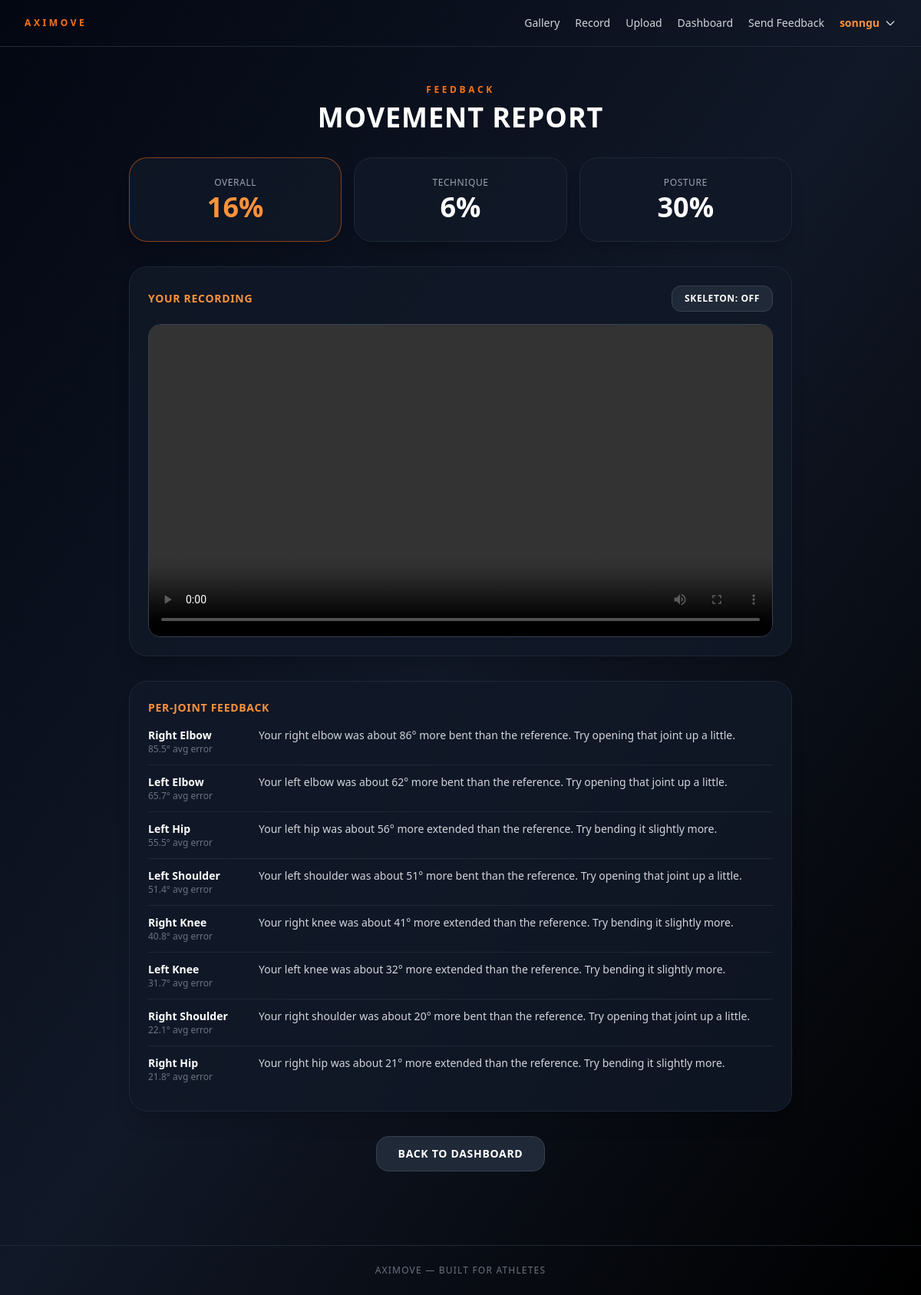
/result/3 (signed in), run on the app's committed database.
### tables this page shows
CREATE TABLE scores (
    id             INTEGER PRIMARY KEY AUTOINCREMENT,
    session_id     INTEGER NOT NULL,
    overall_score  REAL,
    angle_score    REAL,
    landmark_score REAL,
    dtw_distance   REAL,
    FOREIGN KEY (session_id) REFERENCES sessions(id)
);

CREATE TABLE feedback (
    id          INTEGER PRIMARY KEY AUTOINCREMENT,
    session_id  INTEGER NOT NULL,
    joint_name  TEXT,
    error_deg   REAL,
    signed_deg  REAL,
    tip         TEXT,
    FOREIGN KEY (session_id) REFERENCES sessions(id)
);

### app/routes.py (the view)
@bp.route("/result/<int:session_id>")
@login_required
def result(session_id):
    conn = db.get_db()
    s = conn.execute(
        "SELECT * FROM sessions WHERE id = ? AND user_id = ?",
        (session_id, session["user_id"]),
    ).fetchone()
    if s is None:
        abort(404)
    ctx = _result_context(conn, s)
    gallery_item = None
    if s["reference_id"]:
        gallery_item = conn.execute(
            "SELECT id FROM gallery_items WHERE reference_id = ?", (s["reference_id"],)
        ).fetchone()
    on_leaderboard = False
    if gallery_item:
        on_leaderboard = conn.execute(
            "SELECT 1 FROM leaderboard_entries WHERE session_id = ?", (session_id,)
        ).fetchone() is not None
    return render_template(
        "result.html",
        gallery_item_id=(gallery_item["id"] if gallery_item else None),
        can_publish=(gallery_item is not None and s["status"] == "done"
                     and ctx["score"] is not None),
        on_leaderboard=on_leaderboard,
        **ctx,
    )

### app/db.py (called while the page is built)
def get_db():
    if "db" not in g:
        g.db = sqlite3.connect(current_app.config["DB_PATH"])
        g.db.row_factory = sqlite3.Row
        g.db.execute("PRAGMA foreign_keys = ON")
    return g.db

### app/routes.py (called while the page is built)
def login_required(view):
    @wraps(view)
    def wrapper(*args, **kwargs):
        if not session.get("user_id"):
            return redirect(url_for("main.login"))
        return view(*args, **kwargs)
    return wrapper

@bp.app_context_processor
def inject_user():
    return {"username": session.get("username")}

def _result_context(conn, s):
    session_id = s["id"]
    score = conn.execute(
        "SELECT * FROM scores WHERE session_id = ?", (session_id,)
    ).fetchone()
    feedback_rows = conn.execute(
        "SELECT * FROM feedback WHERE session_id = ? ORDER BY error_deg DESC",
        (session_id,),
    ).fetchall()
    raw_name = os.path.basename(s["raw_path"]) if s["raw_path"] else None
    skel_name = os.path.basename(s["skeleton_path"]) if s["skeleton_path"] else None
    ai = None
    if "ai_feedback" in s.keys() and s["ai_feedback"]:
        try:
            ai = json.loads(s["ai_feedback"])
        except (ValueError, TypeError):
            ai = None
    return {
        "session": s, "score": score, "feedback": feedback_rows,
        "raw_name": raw_name, "skeleton_name": skel_name, "ai": ai,
    }

### templates/result.html (shortened to what this page needs)
{% extends "base.html" %}
{% block content %}
<section class="max-w-4xl mx-auto px-4 py-12 space-y-8">
  <div class="text-center">
    <p class="text-xs font-black uppercase tracking-[0.3em] text-orange-500 mb-2">
      {% if leaderboard_view %}Leaderboard{% else %}Feedback{% endif %}
    </p>
    <h1 class="text-4xl font-extrabold uppercase tracking-wide">Movement Report</h1>
  </div>
  {% if score %}
  <div class="grid grid-cols-3 gap-3 sm:gap-4">
    <div class="bg-gray-900/80 border border-orange-500/50 rounded-2xl sm:rounded-3xl p-4 sm:p-6 text-center shadow-xl">
      <p class="text-[10px] sm:text-xs uppercase tracking-wider text-gray-400 mb-1">Overall</p>
      <p class="text-2xl sm:text-4xl font-extrabold text-orange-400">{{ '%.0f'|format(score.overall_score) }}%</p>
    </div>
    <div class="bg-gray-900/80 border border-gray-800 rounded-2xl sm:rounded-3xl p-4 sm:p-6 text-center shadow-xl">
      <p class="text-[10px] sm:text-xs uppercase tracking-wider text-gray-400 mb-1">Technique</p>
      <p class="text-2xl sm:text-4xl font-extrabold text-white">{{ '%.0f'|format(score.angle_score) }}%</p>
    </div>
    <div class="bg-gray-900/80 border border-gray-800 rounded-2xl sm:rounded-3xl p-4 sm:p-6 text-center shadow-xl">
      <p class="text-[10px] sm:text-xs uppercase tracking-wider text-gray-400 mb-1">Posture</p>
      <p class="text-2xl sm:text-4xl font-extrabold text-white">{{ '%.0f'|format(score.landmark_score) }}%</p>
    </div>
  </div>
  {% endif %}
  <div class="bg-gray-900/80 border border-gray-800 rounded-3xl p-6 shadow-xl">
    <div class="flex items-center justify-between mb-4">
      <h3 class="text-sm font-bold uppercase tracking-wider text-orange-400">Your Recording</h3>
      {% if skeleton_name %}
        <button id="btnToggleSkeleton"
          class="bg-gray-800 border border-gray-700 hover:border-orange-500 hover:text-orange-400 transition px-4 py-2 rounded-xl text-xs font-bold uppercase tracking-wider">
          Skeleton: Off
        </button>
      {% endif %}
    </div>
    <video id="resultVideo" controls preload="metadata"
           class="w-full rounded-2xl border border-gray-700 bg-black"
           data-raw="{{ url_for('main.serve_raw', filename=raw_name) if raw_name else '' }}"
           data-skeleton="{{ url_for('main.serve_skeleton', filename=skeleton_name) if skeleton_name else '' }}"
           src="{{ url_for('main.serve_raw', filename=raw_name) if raw_name else '' }}"></video>
  </div>
  {% if ai %}
  <div class="space-y-4">
    <div class="text-center">
      <p class="text-xs font-black uppercase tracking-[0.3em] text-orange-500 mb-2">AI Coach</p>
      <h2 class="text-2xl sm:text-3xl font-extrabold uppercase tracking-wide text-white">{{ ai.exercise }}</h2>
    </div>
    {% set blocks = [
      ('Major Errors', ai.major_errors, 'No major errors — nice work.'),
      ('Tips to Improve', ai.tips, 'No tips right now.'),
      ('Supporting Exercises', ai.supporting_exercises, 'No supporting exercises suggested.')
    ] %}
    {% for title, items, empty in blocks %}
      <details {% if loop.first %}open{% endif %}
        class="bg-gray-900/80 border border-gray-800 rounded-2xl shadow-xl overflow-hidden">
        <summary class="cursor-pointer flex items-center justify-between p-5 text-sm font-bold uppercase tracking-wider text-orange-400">
          <span>{{ title }}</span>
          <span class="chev text-gray-500">&#9662;</span>
        </summary>
        <div class="px-5 pb-5">
          {% if items %}
            <ul class="list-disc list-inside space-y-2 text-gray-300 text-sm">
              {% for item in items %}<li>{{ item }}</li>{% endfor %}
            </ul>
          {% else %}
            <p class="text-gray-400 text-sm">{{ empty }}</p>
          {% endif %}
        </div>
      </details>
    {% endfor %}
    {% if ai.quote %}
      <p class="text-center italic text-orange-300/90 pt-2">“{{ ai.quote }}”</p>
    {% endif %}
  </div>
  {% elif feedback %}
  <div class="bg-gray-900/80 border border-gray-800 rounded-3xl p-6 shadow-xl">
    <h3 class="text-sm font-bold uppercase tracking-wider text-orange-400 mb-4">Per-Joint Feedback</h3>
    <div class="space-y-3">
      {% for f in feedback %}
        <div class="flex flex-col sm:flex-row sm:items-start gap-1 sm:gap-4 border-b border-gray-800 pb-3 last:border-0">
          <div class="sm:w-32 sm:shrink-0">
            <p class="font-bold text-white text-sm">{{ f.joint_name }}</p>
            <p class="text-xs text-gray-500">{{ '%.1f'|format(f.error_deg) }}° avg error</p>
          </div>
          <p class="text-sm text-gray-300">{{ f.tip }}</p>
        </div>
      {% endfor %}
    </div>
  </div>
  {% endif %}
  <div class="text-center">
    <a href="{{ back_url or url_for('main.dashboard') }}"
       class="inline-block bg-gray-800 border border-gray-700 hover:border-orange-500 hover:text-orange-400 transition px-7 py-3 rounded-2xl font-bold uppercase tracking-wider text-sm">
      {% if leaderboard_view %}Back to Gallery{% else %}Back to Dashboard{% endif %}
    </a>
  </div>
</section>
{% endblock %}

### static/css/style.css (style rules this page uses)
html { scroll-behavior: smooth; }

### data on the page
scores: overall_score "16", angle_score "6", landmark_score "30"
feedback: joint_name "Right Elbow", error_deg "85.5", tip "Your right elbow was about 86° more bent than the reference. Try opening that joint up a little."
feedback: joint_name "Left Elbow", error_deg "65.7", tip "Your left elbow was about 62° more bent than the reference. Try opening that joint up a little."
feedback: joint_name "Left Hip", error_deg "55.5", tip "Your left hip was about 56° more extended than the reference. Try bending it slightly more."
feedback: joint_name "Left Shoulder", error_deg "51.4", tip "Your left shoulder was about 51° more bent than the reference. Try opening that joint up a little."
feedback: joint_name "Right Knee", error_deg "40.8", tip "Your right knee was about 41° more extended than the reference. Try bending it slightly more."
feedback: joint_name "Left Knee", error_deg "31.7", tip "Your left knee was about 32° more extended than the reference. Try bending it slightly more."
feedback: joint_name "Right Shoulder", error_deg "22.1", tip "Your right shoulder was about 20° more bent than the reference. Try opening that joint up a little."
feedback: joint_name "Right Hip", error_deg "21.8", tip "Your right hip was about 21° more extended than the reference. Try bending it slightly more."

### other printed values
{{ username }} "sonngu"
